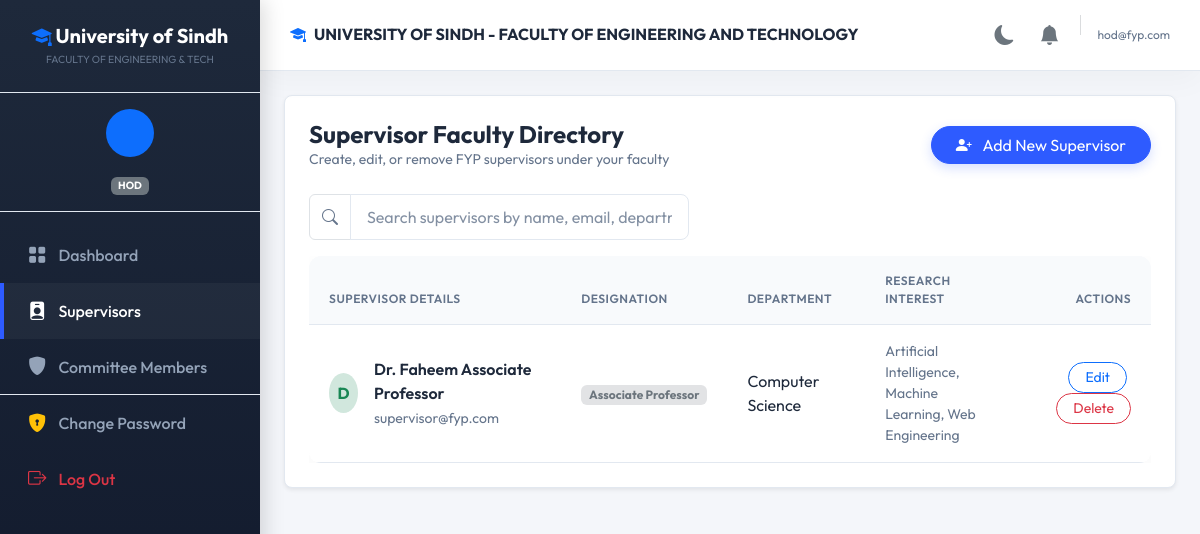
Page /hod/supervisors (signed in) on the committed database.
### tables this page shows
CREATE TABLE supervisors (
    user_id INT PRIMARY KEY,
    name VARCHAR(100) NOT NULL,
    designation VARCHAR(100) NOT NULL,
    department VARCHAR(100) NOT NULL,
    research_interest TEXT DEFAULT NULL,
    FOREIGN KEY (user_id) REFERENCES users(id) ON DELETE CASCADE
);

CREATE TABLE users (
    id INT AUTO_INCREMENT PRIMARY KEY,
    email VARCHAR(255) NOT NULL UNIQUE,
    cnic VARCHAR(50) DEFAULT NULL UNIQUE,
    password VARCHAR(255) NOT NULL,
    role ENUM('admin', 'hod', 'student', 'supervisor', 'committee') NOT NULL,
    status ENUM('pending', 'approved', 'rejected') DEFAULT 'pending',
    reset_token VARCHAR(255) DEFAULT NULL,
    reset_token_expiry DATETIME DEFAULT NULL,
    created_at TIMESTAMP DEFAULT CURRENT_TIMESTAMP
);

### src/Controller/HodController.php (called while the page is built, shortened)
<?php
class HodController extends BaseController {
    public function supervisors() {
        $db = \Database::getInstance()->getConnection();
        $supervisors = $db->query("SELECT s.*, u.email FROM supervisors s JOIN users u ON s.user_id = u.id ORDER BY s.name ASC")->fetchAll();
        $this->render('hod/supervisors', [
            'supervisors' => $supervisors
        ]);
    }
}

### src/View/hod/supervisors.php (the view, shortened to what this page needs)
<div class="card border-0 shadow-sm rounded-3 p-4 bg-white">
    <div class="d-flex flex-column flex-sm-row align-items-sm-center justify-content-between gap-3 mb-4">
        <div>
            <h4 class="fw-bold text-dark m-0">Supervisor Faculty Directory</h4>
            <p class="text-muted m-0 small">Create, edit, or remove FYP supervisors under your faculty</p>
        </div>
        <button class="btn btn-primary rounded-pill px-4 align-self-start align-self-sm-center" data-bs-toggle="modal" data-bs-target="#createSupervisorModal">
            <i class="bi bi-person-plus-fill me-2"></i> Add New Supervisor
        </button>
    </div>
    <div class="mb-3">
        <div class="input-group" style="max-width: 380px;">
            <span class="input-group-text bg-white"><i class="bi bi-search text-muted"></i></span>
            <input type="text" class="form-control table-search" placeholder="Search supervisors by name, email, department..." data-target="supervisors-table">
        </div>
    </div>
    <div class="table-responsive">
        <table class="table table-hover align-middle border-0 m-0" id="supervisors-table">
            <thead>
                <tr>
                    <th>Supervisor Details</th>
                    <th>Designation</th>
                    <th>Department</th>
                    <th>Research Interest</th>
                    <th class="text-end">Actions</th>
                </tr>
            </thead>
            <tbody>
                <?php foreach($supervisors as $s): ?>
                <tr>
                    <td>
                        <div class="d-flex align-items-center gap-3">
                            <div class="avatar bg-success-subtle text-success rounded-circle d-flex align-items-center justify-content-center" style="width: 40px; height: 40px; font-weight: bold;">
                                <?php echo strtoupper(substr($s['name'], 0, 1)); ?>
                            </div>
                            <div>
                                <div class="fw-semibold text-dark"><?php echo htmlspecialchars($s['name']); ?></div>
                                <small class="text-muted"><?php echo htmlspecialchars($s['email']); ?></small>
                            </div>
                        </div>
                    </td>
                    <td><span class="badge bg-secondary-subtle text-secondary px-2.5 py-1.5"><?php echo htmlspecialchars($s['designation']); ?></span></td>
                    <td><?php echo htmlspecialchars($s['department']); ?></td>
                    <td>
                        <div class="text-wrap small text-muted" style="max-width: 200px;">
                            <?php echo htmlspecialchars($s['research_interest'] ?? 'Not specified'); ?>
                        </div>
                    </td>
                    <td class="text-end">
                        <button class="btn btn-sm btn-outline-primary rounded-pill px-3 me-1" data-bs-toggle="modal" data-bs-target="#editModal<?php echo $s['user_id']; ?>">Edit</button>
                        <a href="<?php echo dirname($_SERVER['SCRIPT_NAME']) === '/' || dirname($_SERVER['SCRIPT_NAME']) === '\\' ? '' : dirname($_SERVER['SCRIPT_NAME']); ?>/hod/supervisors/delete?id=<?php echo $s['user_id']; ?>" class="btn btn-sm btn-outline-danger rounded-pill px-3" onclick="return confirm('Are you sure you want to delete this supervisor? This will delete their user account permanently.')">Delete</a>
                    </td>
                </tr>
                <?php endforeach; ?>
            </tbody>
        </table>
    </div>
</div>

### public/css/style.css (style rules this page uses)
:root { --primary-color: #2E5BFF; --primary-hover: #1A40D4; --secondary-color: #0D9488; --accent-color: #F59E0B; --bg-color: #f4f6fa; --card-bg: #ffffff; --card-shadow: 0 10px 30px rgba(0, 0, 0, 0.03); --text-primary: #1e293b; --text-secondary: #64748b; --border-color: #e2e8f0; --sidebar-bg: linear-gradient(180deg, #1e293b 0%, #0f172a 100%); --sidebar-link: #94a3b8; --sidebar-link-hover: #ffffff; --navbar-bg: #ffffff; --table-header-bg: #f8fafc; --table-hover-bg: #f1f5f9; --form-bg: #ffffff; --border-radius-sm: 8px; --border-radius-md: 12px; --border-radius-lg: 16px; --sidebar-width: 260px; --transition-speed: 0.3s; }
body { font-family: 'Outfit', sans-serif; background-color: var(--bg-color); color: var(--text-primary); overflow-x: hidden; transition: background-color var(--transition-speed) ease, color var(--transition-speed) ease; }
.btn-primary { background-color: var(--primary-color); border-color: var(--primary-color); box-shadow: 0 4px 12px rgba(46, 91, 255, 0.2); }
.table { background: var(--card-bg) !important; border-radius: var(--border-radius-md); overflow: hidden; box-shadow: var(--card-shadow); color: var(--text-primary) !important; border-color: var(--border-color) !important; }
.table tr, .table td { background-color: var(--card-bg) !important; color: var(--text-primary) !important; border-bottom: 1px solid var(--border-color) !important; }
.table th { background-color: var(--table-header-bg) !important; color: var(--text-secondary) !important; font-weight: 600; text-transform: uppercase; font-size: 0.75rem; letter-spacing: 0.5px; padding: 16px 20px; border-bottom: 1px solid var(--border-color) !important; }
.table td { padding: 16px 20px; vertical-align: middle; }
.form-control, .form-select { padding: 10px 16px; border-radius: var(--border-radius-sm); border: 1px solid var(--border-color); background-color: var(--form-bg); color: var(--text-primary); transition: border-color 0.2s ease, background-color 0.2s ease; }
.form-control::placeholder { color: var(--text-secondary); opacity: 0.8; }
.card { background-color: var(--card-bg) !important; border: 1px solid var(--border-color) !important; color: var(--text-primary) !important; }
.text-dark { color: var(--text-primary) !important; }
.text-muted { color: var(--text-secondary) !important; }
.bg-white { background-color: var(--card-bg) !important; }
.table-responsive { position: relative; scrollbar-width: thin; scrollbar-color: var(--primary-color) var(--table-header-bg); }

### rows in the picture
supervisors: name "D", name "Dr. Faheem Associate Professor", user_id.email "supervisor@fyp.com", designation "Associate Professor", department "Computer Science", research_interest "Artificial Intelligence, Machine Learning, Web Engineering"

### other values in the picture
$role "HOD"
$email "hod@fyp.com"
